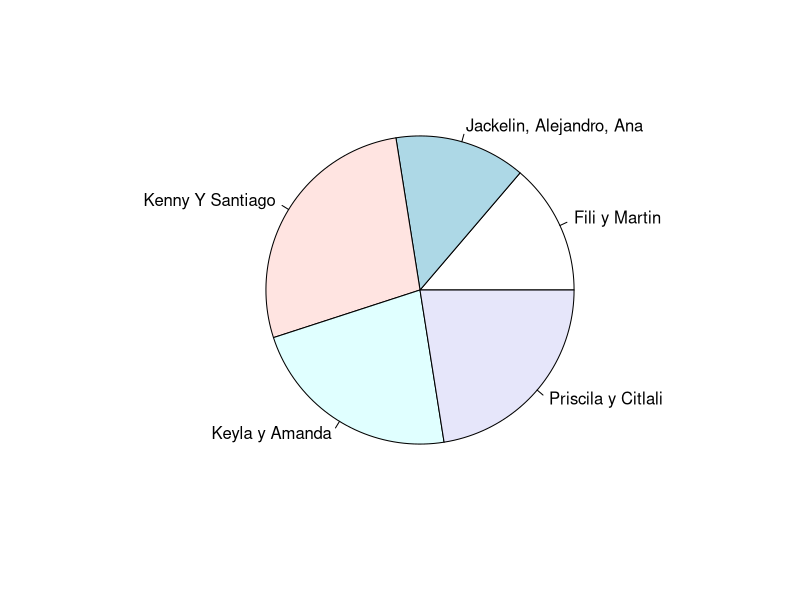
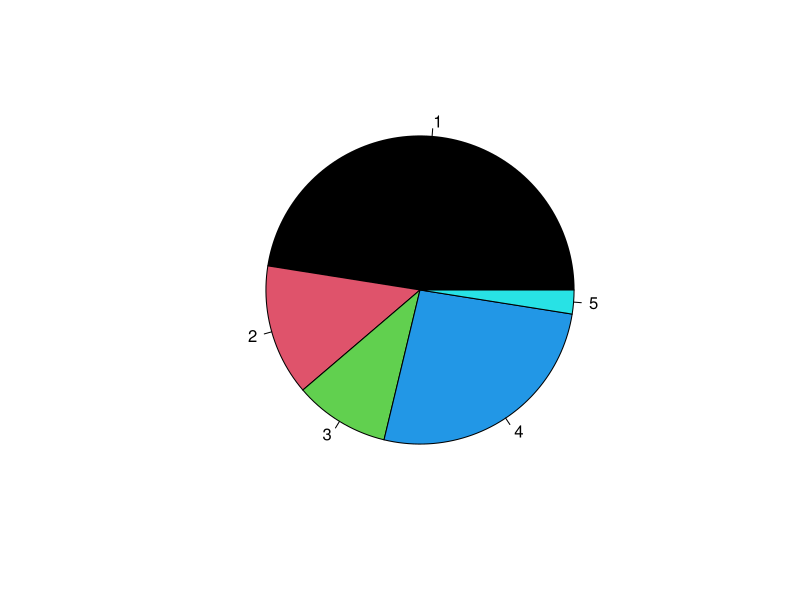

Source code (R) for these figures, in order: (Note: this script raises an error after producing the figures.)
# MAGT
# Importar encuesta

Enc1 <- read.csv("Encuesta_codificada.csv", header=T)

# convertir variables a factores
Enc1$Entrev <- as.factor(Enc1$Entrev)
levels(Enc1$Entrev) # revisar si son factores

Enc1$Genero <- as.factor(Enc1$Genero)
levels(Enc1$Genero)
Enc1$Carrera <- as.factor(Enc1$Carrera)
levels(Enc1$Carrera)
Enc1$Semestre <- as.factor(Enc1$Semestre)
levels(Enc1$Semestre)
Enc1$oi_4a <- as.factor(Enc1$oi_4a)

#  Función para transformar caracteres a fechas

library(lubridate)
# Enc1$Fecha <- as_date(Enc1$Fecha) #Pendiente de arreglar

# ¿Cuál fue el porcentaje de entrevistados por género?
gen <- table(Enc1$Genero)
round(gen/length(Enc1$Genero)*100,1)

# ¿Qué equipo entrevistador tuvo más encuestas?

ent <- table(Enc1$Entrev)
prop.table(ent)*100
pie(prop.table(ent)*100)

# ¿Cuál es el porcentaje de alumnos entrevistados por carrera?

table(Enc1$Carrera)
car <- table(Enc1$Carrera)
prop.table(car)*100

# ¿Cuántos alumnos participaron por semestre?

sem <- table(Enc1$Semestre)
prop.table(sem)*100

# ¿Cuál es el rango de edad de los participantes?
range(Enc1$Edad)

# ¿Cómo te entersaste de la facultad?

paleta <- c("red", "gray", "blue", "yellow", "green")
conFCF <- table(Enc1$oi_1)
prop.table(conFCF)*100
pie(prop.table(conFCF)*100,
    col=palette("Tableau 10"))

# ¿Fué tu primera opción la FCF?
op <- table(Enc1$oi_2)
prop.table(op)*100

# ¿Presentaste en otra facultad?
of <- table(Enc1$oi_2a)
prop.table(of)*100

# ¿En cuál facultad presentaste?
ofb <- table(Enc1$oi_2b)
ofb
# Estuviste inscrito en otra facultad
oi_4 <- table(Enc1$oi_4)
prop.table(oi_4)*100

# Donde etaba inscrito
oi_4a <- table(Enc1$oi_4a)
prop.table(oi_4a)*100
oi_4a

# cONVIVENCIA
ef_1 <- table(Enc1$ef_1)
prop.table(ef_1)*100

ins1 <- table(Enc1$ins_1)
prop.table(ins1)*100

ap_1 <- table(Enc1$ap_1)
prop.table(ap_1)*100

ap_2 <- table(Enc1$ap_2)
prop.table(ap_2)*100


ap_3 <- table(Enc1$ap_3)
prop.table(ap_3)*100


# Guardar la BD con los datos nuevos en formato csv
write.csv(Enc1, "Encuesta_codificada.csv")


# paleta de colores
# https://estadisticamente.com/paletas-de-colores-en-r/

library(dplyr)


Seg.opcion <- Enc1 %>% 
  filter(oi_2 == "NO")
Prim.op <- Enc1 %>% 
  filter(oi_2 == "SI")

# remober objetos rm()
rm(oi2.no)
rm(F)

barplot(round(gen/length(Enc1$Genero)*100,1),
        ylim = c(0,100),
        col="lightgreen",
        xlab="Género",
        ylab= "Porcentaje")
